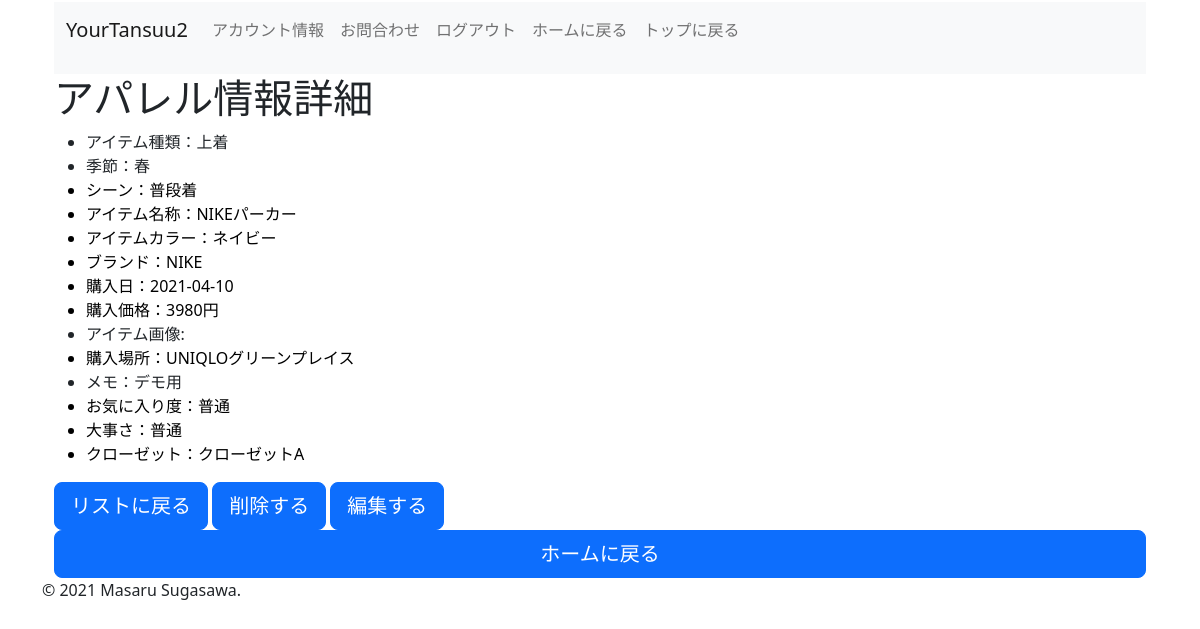
Before: /contents/item-detail/1/ (signed in) with the older database file.
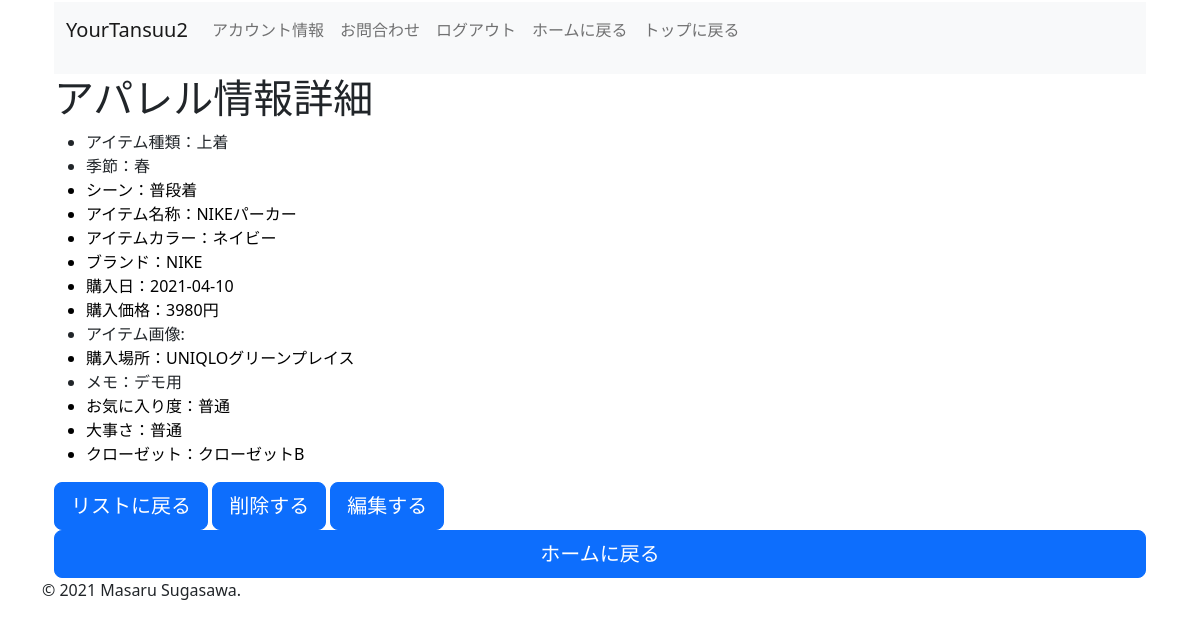
After: the same page with the newer database file.
### item/models.py (models this page shows, shortened)
class Item(models.Model):
    user = models.ForeignKey(settings.AUTH_USER_MODEL, verbose_name='ユーザー', on_delete=models.CASCADE,null=True)
    data_id = models.AutoField(verbose_name = 'アイテムNo.', primary_key=True)
    item_type = models.CharField(verbose_name = 'アイテム種類', max_length=255, choices = ITEM_TYPE_CHOICES)
    season = models.CharField(verbose_name = '季節', max_length=10, choices = SEASON_CHOICES)
    occasion = models.CharField(verbose_name = 'シーン', max_length=30, choices = OCCASION_CHOICES)
    item_name = models.CharField(verbose_name = 'アイテム名称', max_length=300)
    item_color = models.CharField(verbose_name = 'アイテム色', max_length=20, choices = ITEM_COLOR_CHOICES)
    item_brand = models.CharField(verbose_name = 'ブランド', max_length=150)
    purchase_date = models.CharField(verbose_name = '購入日', max_length = 150)
    pricing = models.IntegerField(verbose_name = '購入価格(円)', )
    purchase_place = models.CharField(verbose_name = '購入場所', max_length=255)
    item_image = models.ImageField(verbose_name = 'アイテム画像', upload_to='images/closet', blank = True, null=True)
    memo = models.TextField(verbose_name = 'メモ', blank=True)
    favorite_level = models.IntegerField(verbose_name = 'お気に入り度', choices = FAVORITE_LEVEL_CHOICES)
    item_importance = models.IntegerField(verbose_name = '大事さ', choices = ITEM_IMPORTANCE_CHOICES)
    create_date = models.DateTimeField(verbose_name = '作成日', auto_now_add=True)
    update_date = models.DateTimeField(verbose_name = '更新日', auto_now=True)
    closet = models.ForeignKey(Closet, on_delete=models.PROTECT, null=True, default=None)
    """
    def get_season(self,season_check):
        if season_check == 'spring':
            return 'spring'
        elif season_check == 'summer':
            return 'summer'
        elif season_check == 'fall':
            return 'fall'
        else:
            return 'winter'
    """

class Closet(models.Model):
    user = models.ForeignKey(settings.AUTH_USER_MODEL, verbose_name='ユーザー', on_delete=models.CASCADE,null=True)
    closet_name = models.CharField(verbose_name='クローゼット名', max_length=255)
    closet_memo = models.CharField(verbose_name='メモ', max_length=325)
    create_date = models.DateTimeField(verbose_name='作成日', auto_now_add=True)
    class Meta:
        ordering = ['closet_name']
    def __str__(self):
        return self.closet_name

### item/views.py (the view)
# urls.py: path('item-detail/<int:pk>/', Itemdetailview, name = 'item_detail' ),
@login_required
def Itemdetailview(request, pk):
    object_item = Item.objects.get(user_id = request.user, pk=pk)
    return render(request, 'contents/item_detail.html',{'object_item':object_item})

### templates/contents/item_detail.html (shortened to what this page needs)
{% extends 'contents/base.html' %}
{% load django_bootstrap5 %}
{% block content %}
<div class="container">
<h1>アパレル情報詳細</h1>
<ul>
<li>アイテム種類：{{ object_item.get_item_type_display }}</li>
<li>季節：{{ object_item.get_season_display }}</li>
<li class="table-light">シーン：{{ object_item.get_occasion_display }}</li>
<li class="table-light">アイテム名称：{{ object_item.item_name }}</li>
<li class="table-light">アイテムカラー：{{ object_item.get_item_color_display }}</li>
<li class="table-light">ブランド：{{ object_item.item_brand }}</li>
<li class="table-light">購入日：{{ object_item.purchase_date }}</li>
<li class="table-light">購入価格：{{ object_item.pricing }}円</li>
<li>アイテム画像:{% if object_item.item_image %}<img src="{{ object_item.item_image.url }}" style="max-width: 300px;"/>{% endif %}</li>
<li class="table-light">購入場所：{{ object_item.purchase_place }}</li>
<li class="">メモ：{{ object_item.memo }}</li>
<li class="table-light">お気に入り度：{{ object_item.get_favorite_level_display }}</li>
<li class="table-light">大事さ：{{ object_item.get_favorite_level_display }}</li>
<li class="table-light">クローゼット：{{ object_item.closet }}</li>
</ul>
<a href="{% url 'item_list' %}"button class="btn btn-lg btn-primary" type="submit">リストに戻る</a></button>
<a href="{% url 'item_delete' object_item.pk %}"button class="btn btn-lg btn-primary" type="submit">削除する</a></button>
<a href="{% url 'item_update' object_item.pk %}"button class="btn btn-lg btn-primary" type="submit">編集する</a></button>
<a href="{% url 'home' %}"button class="w-100 btn btn-lg btn-primary" type="submit">ホームに戻る</a></button>
</div>
{% endblock content %}

Changed rows visible on the page:
changed Item "上着": closet "クローゼットA" → "クローゼットB"
